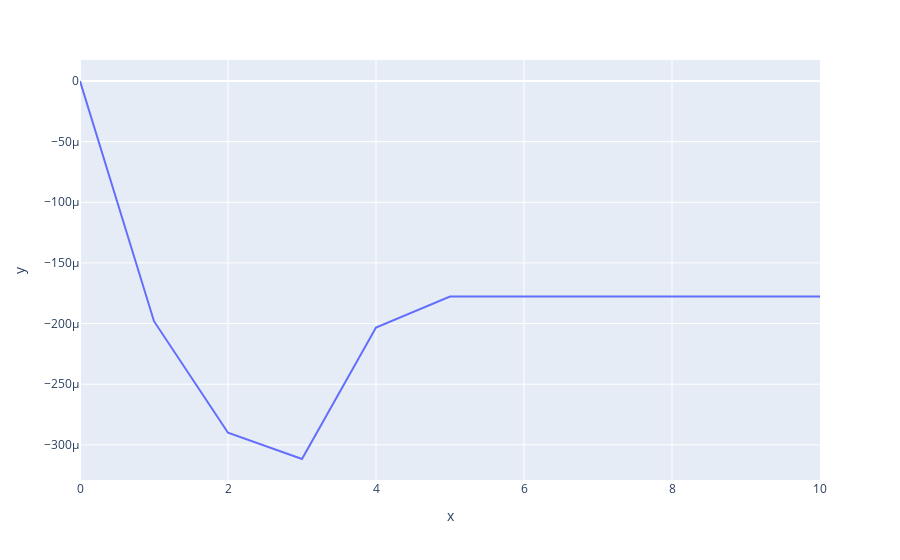

The notebook cell saved with this chart:
### Code cell
px.line(x=times1, y=1-np.average(np.exp(-work1), axis=0)/np.sqrt(ks[0]/ks))

### Figure 1 — Plotly figure (JSON) as saved in the notebook; plotly's stock layout.template omitted (floating-point values rounded to 4 significant figures)
{"data": [{"hovertemplate": "x=%{x}<br>y=%{y}<extra></extra>", "legendgroup": "", "line": {"color": "#636efa", "dash": "solid"}, "marker": {"symbol": "circle"}, "mode": "lines", "name": "", "orientation": "v", "showlegend": false, "type": "scatter", "x": [0, 1, 2, 3, 4, 5, 6, 7, 8, 9, 10], "xaxis": "x", "y": [0, -0.000198, -0.00029, -0.0003117, -0.0002033, -0.0001777, -0.0001777, -0.0001777, -0.0001777, -0.0001777, -0.0001777], "yaxis": "y"}], "layout": {"legend": {"tracegroupgap": 0}, "margin": {"t": 60}, "xaxis": {"anchor": "y", "domain": [0, 1], "title": {"text": "x"}}, "yaxis": {"anchor": "x", "domain": [0, 1], "title": {"text": "y"}}}}
